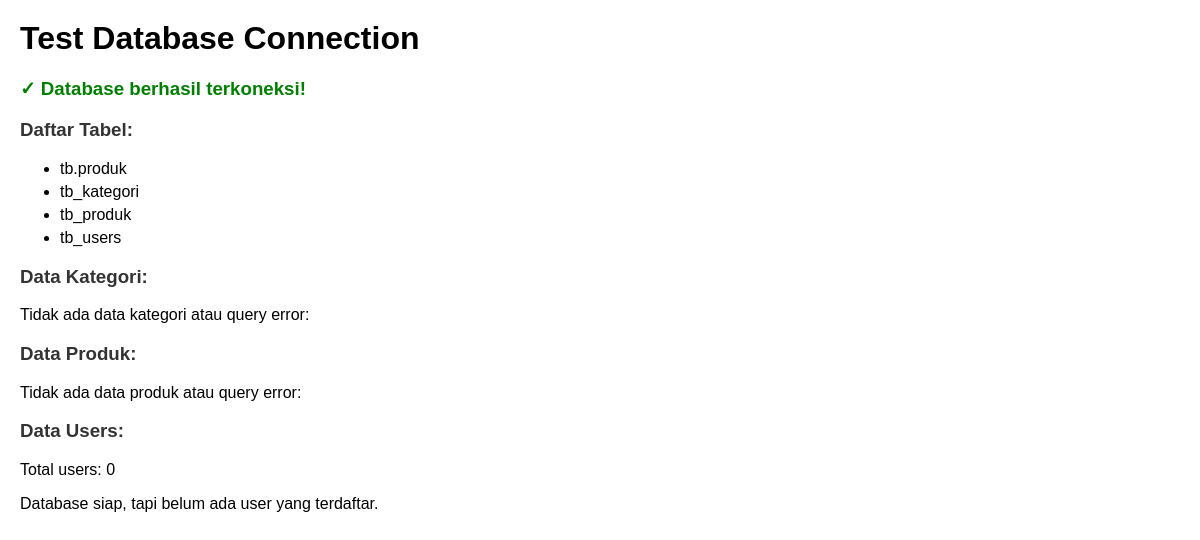
The app's page /test.php, older data.
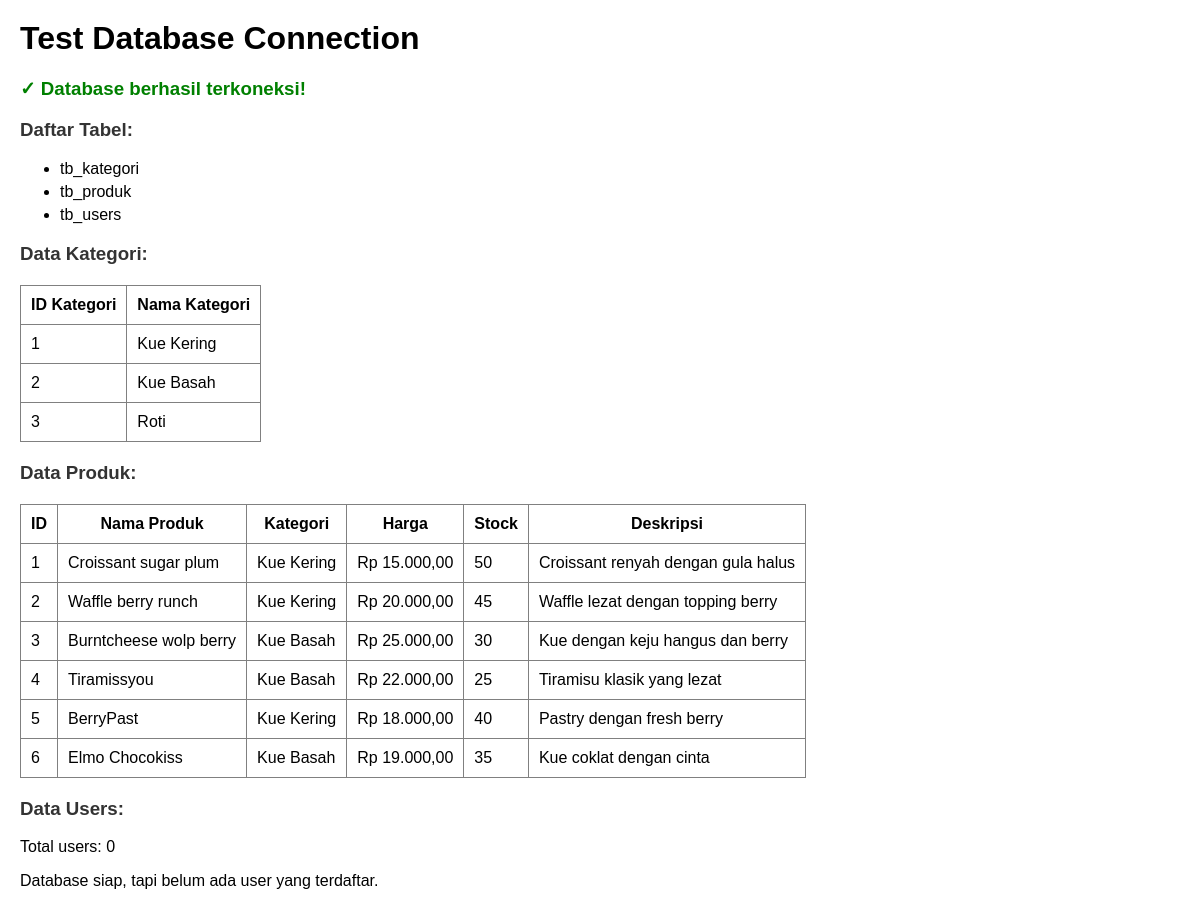
The same page, newer data.
### tables this page shows
CREATE TABLE IF NOT EXISTS `tb_kategori` (
  `id_kategori` int NOT NULL AUTO_INCREMENT,
  `nama_kategori` varchar(50) DEFAULT NULL,
  PRIMARY KEY (`id_kategori`)
);

CREATE TABLE IF NOT EXISTS `tb_produk` (
  `id_produk` int NOT NULL AUTO_INCREMENT COMMENT 'id unik produk',
  `nama_produk` varchar(100) DEFAULT NULL COMMENT 'nama produk',
  `id_kategori` int DEFAULT NULL COMMENT 'kategori produk (kue kering, basah)',
  `harga` decimal(10,2) DEFAULT NULL COMMENT 'harga produk',
  `stock` int DEFAULT NULL COMMENT 'stock barang',
  `deskripsi` text COMMENT 'penjelasan produk',
  `gambar_produk` varchar(255) DEFAULT NULL COMMENT 'gambar produk',
  PRIMARY KEY (`id_produk`),
  KEY `FK_kategori` (`id_kategori`),
  CONSTRAINT `FK_kategori` FOREIGN KEY (`id_kategori`) REFERENCES `tb_kategori` (`id_kategori`) ON DELETE CASCADE ON UPDATE CASCADE
);

### test.php (the view, shortened to what this page needs)
<?php
$db = new Database();
$conn = $db->getConnection();
echo "<h1>Test Database Connection</h1>";
if($conn){
    echo "<h3 style='color: green;'>✓ Database berhasil terkoneksi!</h3>";
} else {
    echo "<h3 style='color: red;'>✗ Database gagal terkoneksi!</h3>";
    exit;
}
echo "<h3>Daftar Tabel:</h3>";
$tables_query = "SHOW TABLES";
$tables_result = mysqli_query($conn, $tables_query);
if($tables_result){
    echo "<ul>";
    while($table = mysqli_fetch_array($tables_result)){
        echo "<li>" . $table[0] . "</li>";
    }
    echo "</ul>";
}
echo "<h3>Data Kategori:</h3>";
$kategori_query = "SELECT * FROM tb_kategori";
$kategori_result = mysqli_query($conn, $kategori_query);
if($kategori_result && mysqli_num_rows($kategori_result) > 0){
    echo "<table border='1' cellpadding='10'>";
    echo "<tr><th>ID Kategori</th><th>Nama Kategori</th></tr>";
    while($row = mysqli_fetch_assoc($kategori_result)){
        echo "<tr><td>" . $row['id_kategori'] . "</td><td>" . $row['nama_kategori'] . "</td></tr>";
    }
    echo "</table>";
} else {
    echo "<p>Tidak ada data kategori atau query error: " . mysqli_error($conn) . "</p>";
}
echo "<h3>Data Produk:</h3>";
$produk_query = "SELECT p.*, k.nama_kategori FROM tb_produk p
                 LEFT JOIN tb_kategori k ON p.id_kategori = k.id_kategori";
$produk_result = mysqli_query($conn, $produk_query);
if($produk_result && mysqli_num_rows($produk_result) > 0){
    echo "<table border='1' cellpadding='10'>";
    echo "<tr><th>ID</th><th>Nama Produk</th><th>Kategori</th><th>Harga</th><th>Stock</th><th>Deskripsi</th></tr>";
    while($row = mysqli_fetch_assoc($produk_result)){
        echo "<tr>
                <td>" . $row['id_produk'] . "</td>
                <td>" . $row['nama_produk'] . "</td>
                <td>" . $row['nama_kategori'] . "</td>
                <td>Rp " . number_format($row['harga'], 2, ',', '.') . "</td>
                <td>" . $row['stock'] . "</td>
                <td>" . $row['deskripsi'] . "</td>
              </tr>";
    }
    echo "</table>";
} else {
    echo "<p>Tidak ada data produk atau query error: " . mysqli_error($conn) . "</p>";
}
echo "<h3>Data Users:</h3>";
$users_query = "SELECT id_user, nama, email, created_at FROM tb_users";
$users_result = mysqli_query($conn, $users_query);
if($users_result){
    $user_count = mysqli_num_rows($users_result);
    echo "<p>Total users: " . $user_count . "</p>";
    if($user_count > 0){
        echo "<table border='1' cellpadding='10'>";
        echo "<tr><th>ID</th><th>Nama</th><th>Email</th><th>Terdaftar</th></tr>";
        while($row = mysqli_fetch_assoc($users_result)){
            echo "<tr>
                    <td>" . $row['id_user'] . "</td>
                    <td>" . $row['nama'] . "</td>
                    <td>" . $row['email'] . "</td>
                    <td>" . $row['created_at'] . "</td>
                  </tr>";
        }
        echo "</table>";
    } else {
        echo "<p>Database siap, tapi belum ada user yang terdaftar.</p>";
    }
}
?>

Row changes from the older to the newer data that the page shows:
added tb_kategori: id_kategori "1", nama_kategori "Kue Kering"
added tb_kategori: id_kategori "2", nama_kategori "Kue Basah"
added tb_kategori: id_kategori "3", nama_kategori "Roti"
added tb_produk: id_produk "1", nama_produk "Croissant sugar plum", id_kategori.nama_kategori "Kue Kering", harga "15.000,00", stock "50", deskripsi "Croissant renyah dengan gula halus"
added tb_produk: id_produk "2", nama_produk "Waffle berry runch", id_kategori.nama_kategori "Kue Kering", harga "20.000,00", stock "45", deskripsi "Waffle lezat dengan topping berry"
added tb_produk: id_produk "3", nama_produk "Burntcheese wolp berry", id_kategori.nama_kategori "Kue Basah", harga "25.000,00", stock "30", deskripsi "Kue dengan keju hangus dan berry"
added tb_produk: id_produk "4", nama_produk "Tiramissyou", id_kategori.nama_kategori "Kue Basah", harga "22.000,00", stock "25", deskripsi "Tiramisu klasik yang lezat"
added tb_produk: id_produk "5", nama_produk "BerryPast", id_kategori.nama_kategori "Kue Kering", harga "18.000,00", stock "40", deskripsi "Pastry dengan fresh berry"
added tb_produk: id_produk "6", nama_produk "Elmo Chocokiss", id_kategori.nama_kategori "Kue Basah", harga "19.000,00", stock "35", deskripsi "Kue coklat dengan cinta"
Text that changed along with them:
text no longer shown: "Tidak ada data kategori atau query error: Tidak ada data produk atau query error:"
text now shown: "ID Kategori Nama Kategori ID Nama Produk Kategori Harga Stock Deskripsi"
list line gone: "tb.produk"
